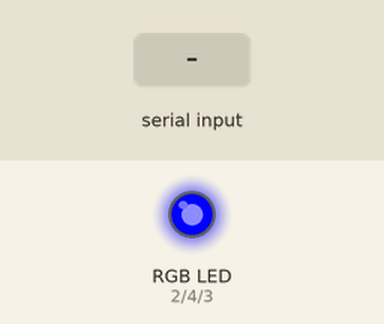
The sketch below on a simulated Arduino Uno, built with avr-gcc and run on an emulated ATmega328P. On the bench: an RGB LED mixed from three pins (HIGH = lit). The inputs (shaded band) are chosen by the test bench. The modem accepts every AT command (registered, SIM ready, sends succeed) and sends nothing else.

Above: at 26.4 s.
26.5 s: "+IPD" received over the second serial link
At 30.8 s:
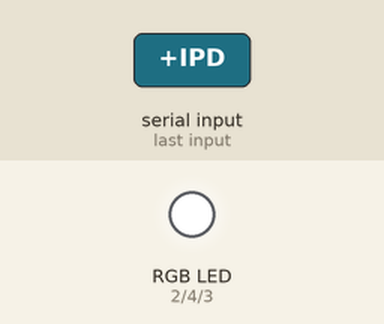
At 32.4 s:
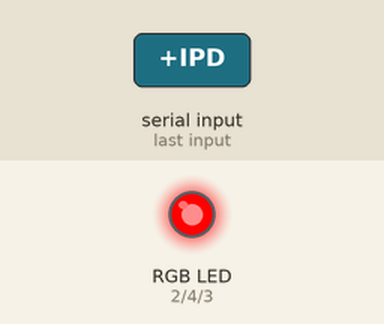
Timing chart, 0 to 33.9 s (numbered marks = the images above; inputs shaded):
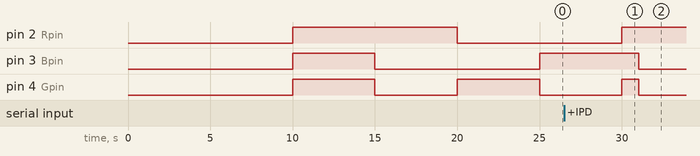

Measured:
- after the input at 26.5 s, pin 3 (Bpin): HIGH → LOW after 4.5 s

The sketch:

ATtiny_WiFitest.ino
```cpp
#include <SoftwareSerial.h>

SoftwareSerial mySerial(0,1);//RX,TX

String mesFromServer;
int colorDataIndex = 0;

// RGB config
int Rpin = 2;
int Gpin = 4;
int Bpin = 3;

void setup() {
  pinMode(Rpin, OUTPUT);
  pinMode(Gpin, OUTPUT);
  pinMode(Bpin, OUTPUT);
  mySerial.begin(115200);
  delay(5000);
  mySerial.println("AT+CWMODE=3");
  delay(5000);
  mySerial.flush();
  digitalWrite(Rpin, HIGH);
  digitalWrite(Gpin, HIGH);
  digitalWrite(Bpin, HIGH);
  mySerial.println("AT+RST");
  delay(5000);
  mySerial.flush();
  digitalWrite(Rpin, HIGH);
  digitalWrite(Gpin, LOW);
  digitalWrite(Bpin, LOW);
  mySerial.println("AT+CWJAP=\"sandbox370\",\"+s0a+s03!2gether?\"");
  delay(5000);
  mySerial.flush();
  digitalWrite(Rpin, LOW);
  digitalWrite(Gpin, HIGH);
  digitalWrite(Bpin, LOW);
  mySerial.println("AT+CIPMUX=1");
  delay(5000);
  mySerial.flush();
  digitalWrite(Rpin, LOW);
  digitalWrite(Gpin, LOW);
  digitalWrite(Bpin, HIGH);
  mySerial.println("AT+CIPSERVER=1,10000");
//  mySerial.println("AT+CIPSTART=\"TCP\",\"10.18.111.85\",10000");
  delay(5000);
  mySerial.flush();
  digitalWrite(Rpin, HIGH);
  digitalWrite(Gpin, HIGH);
  digitalWrite(Bpin, HIGH);
}

void loop() {
    // listen for communication from the ESP8266 and then write it to the serial monitor
    if ( mySerial.available() ){
      mesFromServer = mySerial.readString();
      colorDataIndex = mesFromServer.indexOf("+IPD");
      if(colorDataIndex!=-1){
//        setColor(mesFromServer, mesFromServer.indexOf(":")+1);
  digitalWrite(Rpin, HIGH);
    digitalWrite(Gpin, LOW);
    digitalWrite(Bpin, LOW);
      }
    }
}

void setColor(String mes, int idx) {
  if (mes.substring(idx,idx+1).toInt()==1)
    digitalWrite(Rpin, HIGH);
  else
    digitalWrite(Rpin, LOW);
  if (mes.substring(idx+1,idx+2).toInt()==1)
    digitalWrite(Gpin, HIGH);
  else
    digitalWrite(Gpin, LOW);
  if (mes.substring(idx+2,idx+3).toInt()==1)
    digitalWrite(Bpin, HIGH);
  else
    digitalWrite(Bpin, LOW);
}
```
